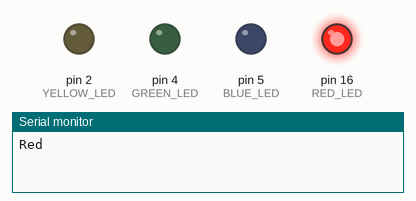
The sketch below on a simulated Arduino Uno, built with avr-gcc and run on an emulated ATmega328P. On the bench: output pins drawn as LEDs (lit = HIGH), the last lines printed to the serial monitor. Pins used as bus, display or sensor lines are not drawn.

Above: at 0.5 s.
At 1.5 s:
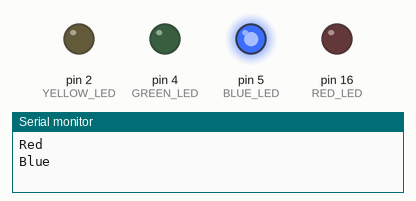
At 2.5 s:
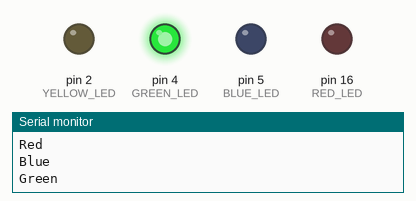
At 3.5 s:
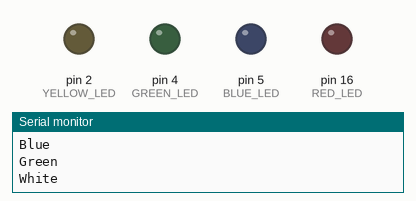
At 4.5 s:
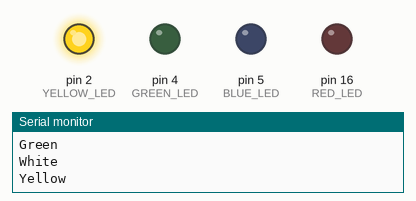
Timing chart, 0 to 6.5 s (numbered marks = the images above):
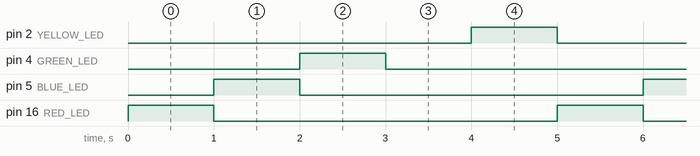

Measured:
- by itself, pin 2 (YELLOW_LED), pin 4 (GREEN_LED), pin 5 (BLUE_LED), pin 16 (RED_LED): alternates HIGH for 1.0 s and LOW for 4.0 s
- by itself, everything shown: repeats every 5.0 s, in 5 steps

The sketch:

003-FiveLeds.ino
```cpp
/*
 * Connect the Red LED (plus resistor) to the pin
 * that you have entered the number below
 */
#define RED_LED 16
#define BLUE_LED 5
#define GREEN_LED 4
#define WHITE_LED 0
#define YELLOW_LED 2

/*
 * Set the digital pins that have LED
 * attached to operate as an Output pins
 *
 * i.e. We can turn it on and off by writing to it
 */
void setup()
{
  Serial.begin(115200);

  pinMode(RED_LED, OUTPUT);
  pinMode(BLUE_LED, OUTPUT);
  pinMode(GREEN_LED, OUTPUT);
  pinMode(WHITE_LED, OUTPUT);
  pinMode(YELLOW_LED, OUTPUT);
}

/*
 * Turn on a LED, wait 1 second, turn on the next and so on
 */
void loop()
{
  Serial.println("Red");
  digitalWrite(RED_LED, HIGH);
  digitalWrite(BLUE_LED, LOW);
  digitalWrite(GREEN_LED, LOW);
  digitalWrite(WHITE_LED, LOW);
  digitalWrite(YELLOW_LED, LOW);
  delay(1000);

  Serial.println("Blue");
  digitalWrite(RED_LED, LOW);
  digitalWrite(BLUE_LED, HIGH);
  digitalWrite(GREEN_LED, LOW);
  digitalWrite(WHITE_LED, LOW);
  digitalWrite(YELLOW_LED, LOW);
  delay(1000);

  Serial.println("Green");
  digitalWrite(RED_LED, LOW);
  digitalWrite(BLUE_LED, LOW);
  digitalWrite(GREEN_LED, HIGH);
  digitalWrite(WHITE_LED, LOW);
  digitalWrite(YELLOW_LED, LOW);
  delay(1000);

  Serial.println("White");
  digitalWrite(RED_LED, LOW);
  digitalWrite(BLUE_LED, LOW);
  digitalWrite(GREEN_LED, LOW);
  digitalWrite(WHITE_LED, HIGH);
  digitalWrite(YELLOW_LED, LOW);
  delay(1000);

  Serial.println("Yellow");
  digitalWrite(RED_LED, LOW);
  digitalWrite(BLUE_LED, LOW);
  digitalWrite(GREEN_LED, LOW);
  digitalWrite(WHITE_LED, LOW);
  digitalWrite(YELLOW_LED, HIGH);
  delay(1000);
}
```
